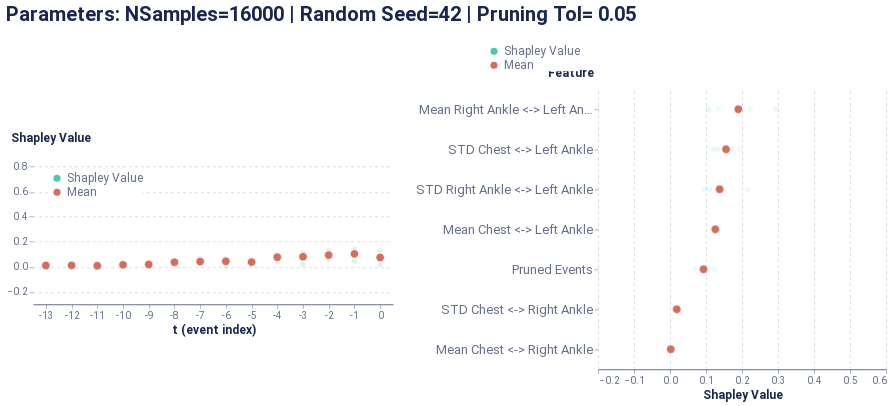

Notebook cell for this chart:
### Code cell
global_plot

### Figure 1 — Vega-Lite specification as saved in the notebook (floating-point values rounded to 4 significant figures)
{"config": {"axis": {"domain": true, "domainColor": "#666F89", "grid": false, "gridCap": "round", "gridColor": "#B3B7C4", "gridDash": [2, 4], "gridWidth": 0.5, "labelColor": "#666F89", "labelFont": "Roboto, Arial, sans-serif", "labelPadding": 2, "tickColor": "#666F89", "tickOpacity": 0.5, "tickSize": 4, "titleColor": "#19274E", "titleFont": "Roboto, Arial, sans-serif", "titleFontSize": 12}, "axisBand": {"domain": true, "labelPadding": 4, "ticks": false}, "axisY": {"domain": false, "titleAlign": "left", "titleAngle": 0, "titleX": -20, "titleY": -10}, "legend": {"labelColor": "#666F89", "labelFont": "Roboto, Arial, sans-serif", "labelFontSize": 12, "symbolSize": 40, "titleColor": "#19274E", "titleFont": "Roboto, Arial, sans-serif", "titleFontSize": 12, "titlePadding": 4}, "arc": {"stroke": "#FFFFFF", "strokeWidth": 1}, "bar": {"fill": "#2770EB", "stroke": null}, "line": {"stroke": "#2770EB", "strokeWidth": 2}, "path": {"stroke": "#2770EB", "strokeWidth": 0.5}, "point": {"fill": "#2770EB", "shape": "circle", "filled": true}, "rect": {"fill": "#2770EB"}, "rule": {"stroke": "#666F89"}, "shape": {"stroke": "#2770EB"}, "text": {"color": "#19274E", "font": "Roboto, Arial, sans-serif", "fontSize": 12}, "range": {"category": ["#2770EB", "#77B98A", "#DA5252", "#FFC400", "#A87AEA", "#00A39E", "#19274E"], "diverging": ["#006360", "#2BB3AE", "#96D9D7", "#FFFFFF", "#EDAAAA", "#DA5252", "#811D1D"], "heatmap": ["#18448F", "#1B4EA5", "#2770EB", "#4C88EE", "#82ACF3", "#A6C4F7", "#E9F1FD"], "ramp": ["#18448F", "#1B4EA5", "#2770EB", "#4C88EE", "#82ACF3", "#A6C4F7", "#E9F1FD"]}, "background": "#FFFFFF", "group": {"fill": "#FFFFFF"}, "header": {"labelColor": "#19274E", "labelFont": "Roboto, Arial, sans-serif", "labelFontSize": 12, "titleColor": "#19274E", "titleFont": "Roboto, Arial, sans-serif", "titleFontSize": 16}, "title": {"anchor": "start", "color": "#19274E", "font": "Roboto, Arial, sans-serif", "fontSize": 20, "fontWeight": "bold", "offset": 20, "subtitleColor": "#19274E", "subtitleFontSize": 16}, "view": {"continuousHeight": 300, "continuousWidth": 400, "stroke": "transparent"}}, "vconcat": [{"hconcat": [{"vconcat": [{"mark": {"type": "point", "stroke": "white", "strokeWidth": 0.6}, "encoding": {"color": {"type": "nominal", "field": "type", "legend": {"fillColor": "white", "orient": "top-left", "symbolSize": 50, "symbolStrokeWidth": 0, "title": null}, "scale": {"domain": ["Shapley Value", "Mean"], "range": ["#48caaa", "#d76d58"]}}, "opacity": {"condition": {"value": 1.0, "test": "(datum.type === 'Mean')"}, "value": 0.2}, "size": {"condition": {"value": 70, "test": "(datum.type === 'Mean')"}, "value": 30}, "x": {"type": "ordinal", "axis": {"labelAngle": 0}, "field": "t (event index)"}, "y": {"type": "quantitative", "axis": {"grid": true, "titleX": -23}, "field": "Shapley Value", "scale": {"domain": [-0.3, 0.9]}, "title": "Shapley Value"}}, "height": 150, "width": 360}], "data": {"name": "data-02bd3c915c12bf3fb1ac3f36d8573227"}}, {"vconcat": [{"mark": {"type": "point", "stroke": "white", "strokeWidth": 0.6}, "encoding": {"color": {"type": "nominal", "field": "type", "legend": {"fillColor": "white", "orient": "bottom-right", "symbolSize": 50, "symbolStrokeWidth": 0, "title": null}, "scale": {"domain": ["Shapley Value", "Mean"], "range": ["#618FE0", "#d76d58"]}}, "opacity": {"condition": {"value": 1.0, "test": "(datum.type === 'Mean')"}, "value": 0.1}, "size": {"condition": {"value": 70, "test": "(datum.type === 'Mean')"}, "value": 30}, "x": {"type": "quantitative", "axis": {"grid": true, "title": "Shapley Value"}, "field": "Shapley Value", "scale": {"domain": [-0.2, 0.6]}}, "y": {"type": "ordinal", "axis": {"labelFontSize": 13, "titleX": -51}, "field": "Feature", "sort": ["Mean Right Ankle <-> Left Ankle", "STD Chest <-> Left Ankle", "STD Right Ankle <-> Left Ankle", "Mean Chest <-> Left Ankle", "Pruned Events", "STD Chest <-> Right Ankle", "Mean Chest <-> Right Ankle"]}}, "height": 280, "width": 288}], "data": {"name": "data-55b1f2cb922e1d6b571e26a034954744"}}], "center": true, "title": "Parameters: NSamples=16000 | Random Seed=42 | Pruning Tol= 0.05"}], "$schema": "https://vega.github.io/schema/vega-lite/v4.8.1.json", "datasets": {"data-02bd3c915c12bf3fb1ac3f36d8573227": [{"Shapley Value": 0.01956, "t (event index)": 0, "type": "Shapley Value"}, {"Shapley Value": 0.04388, "t (event index)": -1, "type": "Shapley Value"}, {"Shapley Value": 0.1285, "t (event index)": -2, "type": "Shapley Value"}, {"Shapley Value": 0.0925, "t (event index)": -3, "type": "Shapley Value"}, {"Shapley Value": 0.0827, "t (event index)": -4, "type": "Shapley Value"}, {"Shapley Value": 0.01699, "t (event index)": -5, "type": "Shapley Value"}, {"Shapley Value": 0.006441, "t (event index)": -6, "type": "Shapley Value"}, {"Shapley Value": 0.03832, "t (event index)": -7, "type": "Shapley Value"}, {"Shapley Value": 0.04584, "t (event index)": -8, "type": "Shapley Value"}, {"Shapley Value": 0.01082, "t (event index)": -9, "type": "Shapley Value"}, {"Shapley Value": 0.01547, "t (event index)": -10, "type": "Shapley Value"}, {"Shapley Value": 0.0002546, "t (event index)": -11, "type": "Shapley Value"}, {"Shapley Value": 0.01313, "t (event index)": -12, "type": "Shapley Value"}, {"Shapley Value": 0.01001, "t (event index)": -13, "type": "Shapley Value"}, {"Shapley Value": 0.08512, "t (event index)": 0, "type": "Shapley Value"}, {"Shapley Value": 0.1398, "t (event index)": -1, "type": "Shapley Value"}, {"Shapley Value": 0.07526, "t (event index)": -2, "type": "Shapley Value"}, {"Shapley Value": 0.02062, "t (event index)": -3, "type": "Shapley Value"}, {"Shapley Value": 0.09989, "t (event index)": -4, "type": "Shapley Value"}, {"Shapley Value": 0.03397, "t (event index)": -5, "type": "Shapley Value"}, {"Shapley Value": 0.06743, "t (event index)": -6, "type": "Shapley Value"}, {"Shapley Value": 0.06671, "t (event index)": -7, "type": "Shapley Value"}, {"Shapley Value": 0.0382, "t (event index)": -8, "type": "Shapley Value"}, {"Shapley Value": 0.01933, "t (event index)": -9, "type": "Shapley Value"}, {"Shapley Value": 0.0147, "t (event index)": -10, "type": "Shapley Value"}, {"Shapley Value": 0.01054, "t (event index)": -11, "type": "Shapley Value"}, {"Shapley Value": 0.01525, "t (event index)": -12, "type": "Shapley Value"}, {"Shapley Value": 0.1265, "t (event index)": 0, "type": "Shapley Value"}, {"Shapley Value": 0.1088, "t (event index)": -1, "type": "Shapley Value"}, {"Shapley Value": 0.05887, "t (event index)": -2, "type": "Shapley Value"}, {"Shapley Value": 0.1125, "t (event index)": -3, "type": "Shapley Value"}, {"Shapley Value": 0.08144, "t (event index)": -4, "type": "Shapley Value"}, {"Shapley Value": 0.05788, "t (event index)": -5, "type": "Shapley Value"}, {"Shapley Value": 0.05868, "t (event index)": -6, "type": "Shapley Value"}, {"Shapley Value": 0.01511, "t (event index)": -7, "type": "Shapley Value"}, {"Shapley Value": 0.03056, "t (event index)": -8, "type": "Shapley Value"}, {"Shapley Value": 0.02159, "t (event index)": -9, "type": "Shapley Value"}, {"Shapley Value": 0.02313, "t (event index)": -10, "type": "Shapley Value"}, {"Shapley Value": 0.065, "t (event index)": 0, "type": "Shapley Value"}, {"Shapley Value": 0.1207, "t (event index)": -1, "type": "Shapley Value"}, {"Shapley Value": 0.1105, "t (event index)": -2, "type": "Shapley Value"}, {"Shapley Value": 0.09289, "t (event index)": -3, "type": "Shapley Value"}, {"Shapley Value": 0.03959, "t (event index)": -4, "type": "Shapley Value"}, {"Shapley Value": 0.03899, "t (event index)": -5, "type": "Shapley Value"}, {"Shapley Value": 0.04147, "t (event index)": -6, "type": "Shapley Value"}, {"Shapley Value": 0.04577, "t (event index)": -7, "type": "Shapley Value"}, {"Shapley Value": 0.03001, "t (event index)": -8, "type": "Shapley Value"}, {"Shapley Value": 0.01853, "t (event index)": -9, "type": "Shapley Value"}, {"Shapley Value": 0.008663, "t (event index)": -10, "type": "Shapley Value"}, {"Shapley Value": 0.01395, "t (event index)": -11, "type": "Shapley Value"}, {"Shapley Value": 0.005134, "t (event index)": -12, "type": "Shapley Value"}, {"Shapley Value": 0.01001, "t (event index)": -13, "type": "Mean"}, {"Shapley Value": 0.01117, "t (event index)": -12, "type": "Mean"}, {"Shapley Value": 0.008246, "t (event index)": -11, "type": "Mean"}, {"Shapley Value": 0.01549, "t (event index)": -10, "type": "Mean"}, {"Shapley Value": 0.01757, "t (event index)": -9, "type": "Mean"}, {"Shapley Value": 0.03615, "t (event index)": -8, "type": "Mean"}, {"Shapley Value": 0.04148, "t (event index)": -7, "type": "Mean"}, {"Shapley Value": 0.0435, "t (event index)": -6, "type": "Mean"}, {"Shapley Value": 0.03696, "t (event index)": -5, "type": "Mean"}, {"Shapley Value": 0.07591, "t (event index)": -4, "type": "Mean"}, {"Shapley Value": 0.07962, "t (event index)": -3, "type": "Mean"}, {"Shapley Value": 0.09329, "t (event index)": -2, "type": "Mean"}, {"Shapley Value": 0.1033, "t (event index)": -1, "type": "Mean"}, {"Shapley Value": 0.07405, "t (event index)": 0, "type": "Mean"}], "data-55b1f2cb922e1d6b571e26a034954744": [{"Shapley Value": -0.003732, "Feature": "Mean Chest <-> Right Ankle", "type": "Shapley Value"}, {"Shapley Value": 0.01634, "Feature": "STD Chest <-> Right Ankle", "type": "Shapley Value"}, {"Shapley Value": 0.1294, "Feature": "Mean Chest <-> Left Ankle", "type": "Shapley Value"}, {"Shapley Value": 0.1743, "Feature": "STD Chest <-> Left Ankle", "type": "Shapley Value"}, {"Shapley Value": 0.1078, "Feature": "Mean Right Ankle <-> Left Ankle", "type": "Shapley Value"}, {"Shapley Value": 0.09607, "Feature": "STD Right Ankle <-> Left Ankle", "type": "Shapley Value"}, {"Shapley Value": 0.06787, "Feature": "Pruned Events", "type": "Shapley Value"}, {"Shapley Value": 0.007585, "Feature": "Mean Chest <-> Right Ankle", "type": "Shapley Value"}, {"Shapley Value": 0.02075, "Feature": "STD Chest <-> Right Ankle", "type": "Shapley Value"}, {"Shapley Value": 0.1173, "Feature": "Mean Chest <-> Left Ankle", "type": "Shapley Value"}, {"Shapley Value": 0.1336, "Feature": "STD Chest <-> Left Ankle", "type": "Shapley Value"}, {"Shapley Value": 0.2941, "Feature": "Mean Right Ankle <-> Left Ankle", "type": "Shapley Value"}, {"Shapley Value": 0.109, "Feature": "STD Right Ankle <-> Left Ankle", "type": "Shapley Value"}, {"Shapley Value": 0.0962, "Feature": "Pruned Events", "type": "Shapley Value"}, {"Shapley Value": -0.001496, "Feature": "Mean Chest <-> Right Ankle", "type": "Shapley Value"}, {"Shapley Value": 0.01713, "Feature": "STD Chest <-> Right Ankle", "type": "Shapley Value"}, {"Shapley Value": 0.1273, "Feature": "Mean Chest <-> Left Ankle", "type": "Shapley Value"}, {"Shapley Value": 0.1936, "Feature": "STD Chest <-> Left Ankle", "type": "Shapley Value"}, {"Shapley Value": 0.2233, "Feature": "Mean Right Ankle <-> Left Ankle", "type": "Shapley Value"}, {"Shapley Value": 0.1319, "Feature": "STD Right Ankle <-> Left Ankle", "type": "Shapley Value"}, {"Shapley Value": 0.1231, "Feature": "Pruned Events", "type": "Shapley Value"}, {"Shapley Value": 0.006059, "Feature": "Mean Chest <-> Right Ankle", "type": "Shapley Value"}, {"Shapley Value": 0.02101, "Feature": "STD Chest <-> Right Ankle", "type": "Shapley Value"}, {"Shapley Value": 0.1295, "Feature": "Mean Chest <-> Left Ankle", "type": "Shapley Value"}, {"Shapley Value": 0.1206, "Feature": "STD Chest <-> Left Ankle", "type": "Shapley Value"}, {"Shapley Value": 0.134, "Feature": "Mean Right Ankle <-> Left Ankle", "type": "Shapley Value"}, {"Shapley Value": 0.2151, "Feature": "STD Right Ankle <-> Left Ankle", "type": "Shapley Value"}, {"Shapley Value": 0.08457, "Feature": "Pruned Events", "type": "Shapley Value"}, {"Shapley Value": 0.09295, "Feature": "Pruned Events", "type": "Mean"}, {"Shapley Value": 0.002104, "Feature": "Mean Chest <-> Right Ankle", "type": "Mean"}, {"Shapley Value": 0.1259, "Feature": "Mean Chest <-> Left Ankle", "type": "Mean"}, {"Shapley Value": 0.1898, "Feature": "Mean Right Ankle <-> Left Ankle", "type": "Mean"}, {"Shapley Value": 0.01881, "Feature": "STD Chest <-> Right Ankle", "type": "Mean"}, {"Shapley Value": 0.1555, "Feature": "STD Chest <-> Left Ankle", "type": "Mean"}, {"Shapley Value": 0.138, "Feature": "STD Right Ankle <-> Left Ankle", "type": "Mean"}]}}
